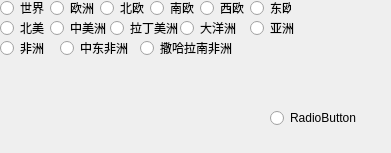
           <widget class="QWidget" name="page_7">
            <property name="geometry">
             <rect>
              <x>0</x>
              <y>0</y>
              <width>391</width>
              <height>153</height>
             </rect>
            </property>
            <attribute name="label">
             <string>国际</string>
            </attribute>
            <widget class="QRadioButton" name="radioButton_1">
             <property name="geometry">
              <rect>
               <x>0</x>
               <y>0</y>
               <width>51</width>
               <height>16</height>
              </rect>
             </property>
             <property name="text">
              <string>世界</string>
             </property>
            </widget>
            <widget class="QRadioButton" name="radioButton_2">
             <property name="geometry">
              <rect>
               <x>50</x>
               <y>0</y>
               <width>51</width>
               <height>16</height>
              </rect>
             </property>
             <property name="text">
              <string>欧洲</string>
             </property>
            </widget>
            <widget class="QRadioButton" name="radioButton_3">
             <property name="geometry">
              <rect>
               <x>100</x>
               <y>0</y>
               <width>51</width>
               <height>16</height>
              </rect>
             </property>
             <property name="text">
              <string>北欧</string>
             </property>
            </widget>
            <widget class="QRadioButton" name="radioButton_4">
             <property name="geometry">
              <rect>
               <x>150</x>
               <y>0</y>
               <width>51</width>
               <height>16</height>
              </rect>
             </property>
             <property name="text">
              <string>南欧</string>
             </property>
            </widget>
            <widget class="QRadioButton" name="radioButton_5">
             <property name="geometry">
              <rect>
               <x>200</x>
               <y>0</y>
               <width>51</width>
               <height>16</height>
              </rect>
             </property>
             <property name="text">
              <string>西欧</string>
             </property>
            </widget>
            <widget class="QRadioButton" name="radioButton_6">
             <property name="geometry">
              <rect>
               <x>250</x>
               <y>0</y>
               <width>41</width>
               <height>16</height>
              </rect>
             </property>
             <property name="text">
              <string>东欧</string>
             </property>
            </widget>
            <widget class="QRadioButton" name="radioButton_7">
             <property name="geometry">
              <rect>
               <x>0</x>
               <y>20</y>
               <width>51</width>
               <height>16</height>
              </rect>
             </property>
             <property name="text">
              <string>北美</string>
             </property>
            </widget>
            <widget class="QRadioButton" name="radioButton_8">
             <property name="geometry">
              <rect>
               <x>50</x>
               <y>20</y>
               <width>89</width>
               <height>16</height>
              </rect>
             </property>
             <property name="text">
              <string>中美洲</string>
             </property>
            </widget>
            <widget class="QRadioButton" name="radioButton_9">
             <property name="geometry">
              <rect>
               <x>110</x>
               <y>20</y>
               <width>71</width>
               <height>16</height>
              </rect>
             </property>
             <property name="text">
              <string>拉丁美洲</string>
             </property>
            </widget>
            <widget class="QRadioButton" name="radioButton_10">
             <property name="geometry">
              <rect>
               <x>180</x>
               <y>20</y>
               <width>61</width>
               <height>16</height>
              </rect>
             </property>
             <property name="text">
              <string>大洋洲</string>
             </property>
            </widget>
            <widget class="QRadioButton" name="radioButton_11">
             <property name="geometry">
              <rect>
               <x>250</x>
               <y>20</y>
               <width>51</width>
               <height>16</height>
              </rect>
             </property>
             <property name="text">
              <string>亚洲</string>
             </property>
            </widget>
            <widget class="QRadioButton" name="radioButton_12">
             <property name="geometry">
              <rect>
               <x>0</x>
               <y>40</y>
               <width>51</width>
               <height>16</height>
              </rect>
             </property>
             <property name="text">
              <string>非洲</string>
             </property>
            </widget>
            <widget class="QRadioButton" name="radioButton_13">
             <property name="geometry">
              <rect>
               <x>60</x>
               <y>40</y>
               <width>71</width>
               <height>16</height>
              </rect>
             </property>
             <property name="text">
              <string>中东非洲</string>
             </property>
            </widget>
            <widget class="QRadioButton" name="radioButton_14">
             <property name="geometry">
              <rect>
               <x>140</x>
               <y>40</y>
               <width>101</width>
               <height>16</height>
              </rect>
             </property>
             <property name="text">
              <string>撒哈拉南非洲</string>
             </property>
            </widget>
            <widget class="QRadioButton" name="radioButton_106">
             <property name="geometry">
              <rect>
               <x>270</x>
               <y>110</y>
               <width>89</width>
               <height>16</height>
              </rect>
             </property>
             <property name="text">
              <string>RadioButton</string>
             </property>
            </widget>
           </widget>
